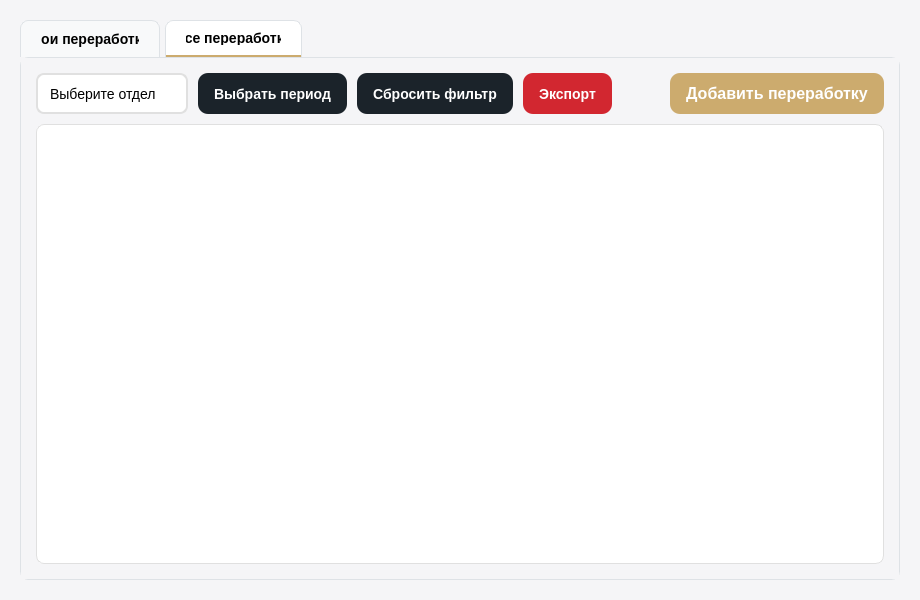
<?xml version="1.0" encoding="UTF-8"?>
<ui version="4.0">
 <class>OvertimeForm</class>
 <widget class="QWidget" name="OvertimeForm">
  <property name="geometry">
   <rect>
    <x>0</x>
    <y>0</y>
    <width>920</width>
    <height>600</height>
   </rect>
  </property>
  <property name="windowTitle">
   <string>Переработки</string>
  </property>
  <property name="styleSheet">
   <string notr="true">
QWidget {
    background-color: #F5F5F7;
    font-family: 'Segoe UI', Arial;
}

/* Вкладки */
QTabWidget::pane {
    border: 1px solid #DEE2E6;
    border-radius: 8px;
    background-color: white;
}
QTabBar::tab {
    background-color: #F8F9FA;
    border: 1px solid #DEE2E6;
    border-bottom: none;
    border-top-left-radius: 8px;
    border-top-right-radius: 8px;
    padding: 10px 20px;
    margin-right: 5px;
    font-size: 14px;
    font-weight: bold;
    color: black;
}
QTabBar::tab:selected {
    background-color: white;
    border-bottom: 2px solid #ccab6e;
    color: black;
}
QTabBar::tab:hover {
    background-color: #E9ECEF;
    color: black;
}

/* Кнопки */
QPushButton {
    min-height: 41px;
    max-height: 41px;
    border: none;
    border-radius: 10px;
    font-weight: bold;
    padding: 0px 16px;
}

QPushButton#btnAddOvertime {
    background-color: #ccab6e;
    color: white;
    font-size: 16px;
}
QPushButton#btnAddOvertime:hover {
    background-color: #998664;
}
QPushButton#btnAddOvertime:pressed {
    background-color: #7a6a50;
}

QPushButton#btnAddOvertimeAll {
    background-color: #ccab6e;
    color: white;
    font-size: 16px;
}
QPushButton#btnAddOvertimeAll:hover {
    background-color: #998664;
}
QPushButton#btnAddOvertimeAll:pressed {
    background-color: #7a6a50;
}

QPushButton#btnSelectPeriodAll {
    background-color: #1B232A;
    color: white;
    font-size: 14px;
}
QPushButton#btnSelectPeriodAll:hover {
    background-color: #D9D9D6;
    color: black;
}
QPushButton#btnSelectPeriodAll:pressed {
    background-color: #B8B8B5;
}

QPushButton#btnSelectPeriod {
    background-color: #1B232A;
    color: white;
    font-size: 14px;
}
QPushButton#btnSelectPeriod:hover {
    background-color: #D9D9D6;
    color: black;
}
QPushButton#btnSelectPeriod:pressed {
    background-color: #B8B8B5;
}

QPushButton#btnApplyFilters {
    background-color: #1B232A;
    color: white;
    font-size: 14px;
}
QPushButton#btnApplyFilters:hover {
    background-color: #D9D9D6;
    color: black;
}
QPushButton#btnApplyFilters:pressed {
    background-color: #B8B8B5;
}

QPushButton#btnClearFilters {
    background-color: #1B232A;
    color: white;
    font-size: 14px;
}
QPushButton#btnClearFilters:hover {
    background-color: #D9D9D6;
    color: black;
}
QPushButton#btnClearFilters:pressed {
    background-color: #B8B8B5;
}

QPushButton#btnExport {
    background-color: #D22730;
    color: white;
    font-size: 14px;
}
QPushButton#btnExport:hover {
    background-color: #862633;
    color: black;
}
QPushButton#btnExport:pressed {
    background-color: #6a1e29;
}

/* ComboBox */
QComboBox {
    border: 2px solid #E0E0E0;
    border-radius: 8px;
    padding: 6px 12px;
    font-size: 14px;
    background-color: white;
    height: 41px;
}
QComboBox:focus {
    border: 2px solid #ccab6e;
}
QComboBox::drop-down {
    border: none;
    padding-right: 10px;
}

/* Таблицы */
QTableWidget {
    border: 1px solid #E0E0E0;
    border-radius: 8px;
    background-color: white;
    gridline-color: #E0E0E0;
}
QTableWidget::item {
    padding: 8px;
}
QHeaderView::section {
    background-color: #F5F5F7;
    padding: 8px;
    border: none;
    border-bottom: 1px solid #E0E0E0;
    font-weight: bold;
}

/* Скроллбары */
QScrollArea {
    border: none;
    background-color: transparent;
}
QScrollBar:vertical {
    background: #F5F5F5;
    width: 8px;
    border-radius: 4px;
}
QScrollBar::handle:vertical {
    background: #C1C1C1;
    border-radius: 4px;
    min-height: 20px;
}
QScrollBar:horizontal {
    border: none;
    background: #F5F5F5;
    height: 8px;
    margin: 0px;
    border-radius: 4px;
}
QScrollBar::handle:horizontal {
    background: #c1c1c1;
    border-radius: 4px;
    min-width: 20px;
}
QScrollBar::add-line, QScrollBar::sub-line {
    border: none;
    background: none;
}
   </string>
  </property>
  <layout class="QVBoxLayout" name="mainLayout">
   <property name="spacing">
    <number>0</number>
   </property>
   <property name="leftMargin">
    <number>0</number>
   </property>
   <property name="topMargin">
    <number>0</number>
   </property>
   <property name="rightMargin">
    <number>0</number>
   </property>
   <property name="bottomMargin">
    <number>0</number>
   </property>
   <item>
    <widget class="QScrollArea" name="scrollArea">
     <property name="verticalScrollBarPolicy">
      <enum>Qt::ScrollBarPolicy::ScrollBarAsNeeded</enum>
     </property>
     <property name="horizontalScrollBarPolicy">
      <enum>Qt::ScrollBarPolicy::ScrollBarAsNeeded</enum>
     </property>
     <property name="widgetResizable">
      <bool>true</bool>
     </property>
     <widget class="QWidget" name="scrollAreaWidgetContents">
      <property name="geometry">
       <rect>
        <x>0</x>
        <y>0</y>
        <width>920</width>
        <height>600</height>
       </rect>
      </property>
      <layout class="QVBoxLayout" name="scrollAreaLayout">
       <property name="spacing">
        <number>20</number>
       </property>
       <property name="leftMargin">
        <number>20</number>
       </property>
       <property name="topMargin">
        <number>20</number>
       </property>
       <property name="rightMargin">
        <number>20</number>
       </property>
       <property name="bottomMargin">
        <number>20</number>
       </property>
       <item>
        <widget class="QTabWidget" name="tabWidget">
         <property name="currentIndex">
          <number>1</number>
         </property>
         <widget class="QWidget" name="tabMyOvertime">
          <attribute name="title">
           <string>Мои переработки</string>
          </attribute>
          <layout class="QVBoxLayout" name="myOvertimeLayout">
           <property name="spacing">
            <number>10</number>
           </property>
           <property name="leftMargin">
            <number>15</number>
           </property>
           <property name="topMargin">
            <number>15</number>
           </property>
           <property name="rightMargin">
            <number>15</number>
           </property>
           <property name="bottomMargin">
            <number>15</number>
           </property>
           <item>
            <layout class="QHBoxLayout" name="myOvertimeButtonsLayout">
             <item>
              <widget class="QPushButton" name="btnAddOvertime">
               <property name="cursor">
                <cursorShape>PointingHandCursor</cursorShape>
               </property>
               <property name="text">
                <string>Добавить переработку</string>
               </property>
              </widget>
             </item>
             <item>
              <widget class="QPushButton" name="btnSelectPeriod">
               <property name="cursor">
                <cursorShape>PointingHandCursor</cursorShape>
               </property>
               <property name="text">
                <string>Выбрать период</string>
               </property>
              </widget>
             </item>
             <item>
              <spacer name="myOvertimeSpacer">
               <property name="orientation">
                <enum>Qt::Orientation::Horizontal</enum>
               </property>
               <property name="sizeHint" stdset="0">
                <size>
                 <width>40</width>
                 <height>20</height>
                </size>
               </property>
              </spacer>
             </item>
            </layout>
           </item>
           <item>
            <widget class="QTableWidget" name="myOvertimeTable">
             <property name="editTriggers">
              <set>QAbstractItemView::EditTrigger::NoEditTriggers</set>
             </property>
             <property name="selectionBehavior">
              <enum>QAbstractItemView::SelectionBehavior::SelectRows</enum>
             </property>
            </widget>
           </item>
          </layout>
         </widget>
         <widget class="QWidget" name="tabAllOvertime">
          <attribute name="title">
           <string>Все переработки</string>
          </attribute>
          <layout class="QVBoxLayout" name="allOvertimeLayout">
           <property name="spacing">
            <number>10</number>
           </property>
           <property name="leftMargin">
            <number>15</number>
           </property>
           <property name="topMargin">
            <number>15</number>
           </property>
           <property name="rightMargin">
            <number>15</number>
           </property>
           <property name="bottomMargin">
            <number>15</number>
           </property>
           <item>
            <layout class="QHBoxLayout" name="allOvertimeFiltersLayout">
             <item>
              <widget class="QComboBox" name="comboDepartment">
               <property name="maximumSize">
                <size>
                 <width>16777215</width>
                 <height>41</height>
                </size>
               </property>
               <property name="placeholderText">
                <string>Выберите отдел</string>
               </property>
              </widget>
             </item>
             <item>
              <widget class="QPushButton" name="btnSelectPeriodAll">
               <property name="cursor">
                <cursorShape>PointingHandCursor</cursorShape>
               </property>
               <property name="text">
                <string>Выбрать период</string>
               </property>
              </widget>
             </item>
             <item>
              <widget class="QPushButton" name="btnClearFilters">
               <property name="cursor">
                <cursorShape>PointingHandCursor</cursorShape>
               </property>
               <property name="text">
                <string>Сбросить фильтр</string>
               </property>
              </widget>
             </item>
             <item>
              <widget class="QPushButton" name="btnExport">
               <property name="cursor">
                <cursorShape>PointingHandCursor</cursorShape>
               </property>
               <property name="text">
                <string>Экспорт</string>
               </property>
              </widget>
             </item>
             <item>
              <spacer name="allOvertimeSpacer">
               <property name="orientation">
                <enum>Qt::Orientation::Horizontal</enum>
               </property>
               <property name="sizeHint" stdset="0">
                <size>
                 <width>40</width>
                 <height>20</height>
                </size>
               </property>
              </spacer>
             </item>
             <item>
              <widget class="QPushButton" name="btnAddOvertimeAll">
               <property name="cursor">
                <cursorShape>PointingHandCursor</cursorShape>
               </property>
               <property name="text">
                <string>Добавить переработку</string>
               </property>
              </widget>
             </item>
            </layout>
           </item>
           <item>
            <widget class="QTableWidget" name="allOvertimeTable">
             <property name="editTriggers">
              <set>QAbstractItemView::EditTrigger::NoEditTriggers</set>
             </property>
             <property name="selectionBehavior">
              <enum>QAbstractItemView::SelectionBehavior::SelectRows</enum>
             </property>
            </widget>
           </item>
          </layout>
         </widget>
        </widget>
       </item>
      </layout>
     </widget>
    </widget>
   </item>
  </layout>
 </widget>
 <resources/>
 <connections/>
</ui>
